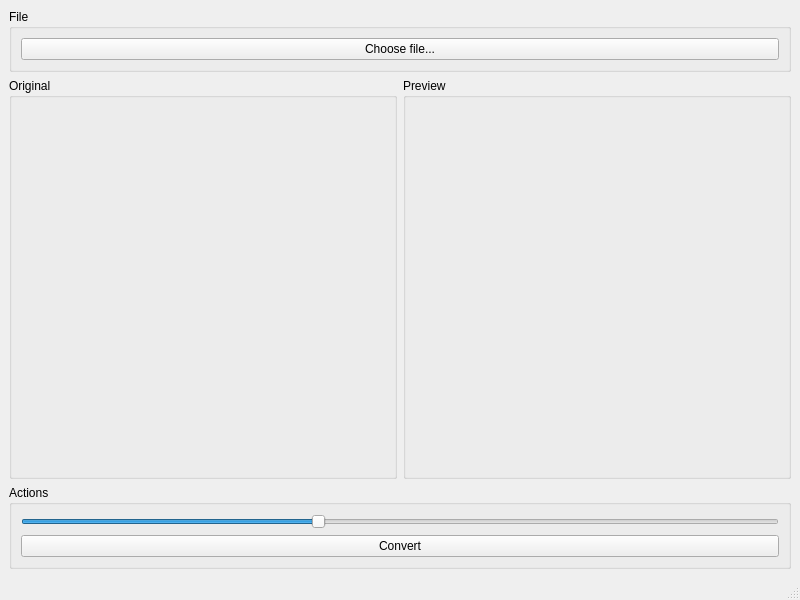
<?xml version="1.0" encoding="UTF-8"?>
<ui version="4.0">
 <class>MainWindow</class>
 <widget class="QMainWindow" name="MainWindow">
  <property name="geometry">
   <rect>
    <x>0</x>
    <y>0</y>
    <width>800</width>
    <height>600</height>
   </rect>
  </property>
  <property name="windowTitle">
   <string>EPAPER Image Converter</string>
  </property>
  <widget class="QWidget" name="centralwidget">
   <layout class="QVBoxLayout" name="verticalLayout">
    <item>
     <widget class="QGroupBox" name="groupBox_3">
      <property name="sizePolicy">
       <sizepolicy hsizetype="Preferred" vsizetype="Maximum">
        <horstretch>0</horstretch>
        <verstretch>0</verstretch>
       </sizepolicy>
      </property>
      <property name="title">
       <string>File</string>
      </property>
      <layout class="QGridLayout" name="gridLayout">
       <item row="0" column="0">
        <widget class="QPushButton" name="fileChooseButton">
         <property name="text">
          <string>Choose file...</string>
         </property>
         <property name="icon">
          <iconset resource="folder_icon.qrc">
           <normaloff>:/new/prefix1/folder_icon.png</normaloff>:/new/prefix1/folder_icon.png</iconset>
         </property>
        </widget>
       </item>
      </layout>
     </widget>
    </item>
    <item>
     <layout class="QHBoxLayout" name="horizontalLayout">
      <item>
       <widget class="QGroupBox" name="groupBox_2">
        <property name="title">
         <string>Original</string>
        </property>
        <layout class="QGridLayout" name="gridLayout_2">
         <item row="0" column="0">
          <widget class="QLabel" name="originalPicture">
           <property name="sizePolicy">
            <sizepolicy hsizetype="Preferred" vsizetype="Preferred">
             <horstretch>0</horstretch>
             <verstretch>0</verstretch>
            </sizepolicy>
           </property>
           <property name="text">
            <string/>
           </property>
          </widget>
         </item>
        </layout>
       </widget>
      </item>
      <item>
       <widget class="QGroupBox" name="groupBox">
        <property name="title">
         <string>Preview</string>
        </property>
        <layout class="QGridLayout" name="gridLayout_3">
         <item row="0" column="0">
          <widget class="QLabel" name="previewPicture">
           <property name="sizePolicy">
            <sizepolicy hsizetype="Preferred" vsizetype="Preferred">
             <horstretch>0</horstretch>
             <verstretch>0</verstretch>
            </sizepolicy>
           </property>
           <property name="text">
            <string/>
           </property>
          </widget>
         </item>
        </layout>
       </widget>
      </item>
     </layout>
    </item>
    <item>
     <widget class="QGroupBox" name="groupBox_4">
      <property name="sizePolicy">
       <sizepolicy hsizetype="Preferred" vsizetype="Maximum">
        <horstretch>0</horstretch>
        <verstretch>0</verstretch>
       </sizepolicy>
      </property>
      <property name="title">
       <string>Actions</string>
      </property>
      <layout class="QVBoxLayout" name="verticalLayout_2">
       <item>
        <widget class="QSlider" name="thresholdSlider">
         <property name="maximum">
          <number>256</number>
         </property>
         <property name="value">
          <number>100</number>
         </property>
         <property name="orientation">
          <enum>Qt::Horizontal</enum>
         </property>
        </widget>
       </item>
       <item>
        <widget class="QPushButton" name="convertButton">
         <property name="text">
          <string>Convert</string>
         </property>
        </widget>
       </item>
      </layout>
     </widget>
    </item>
   </layout>
  </widget>
  <widget class="QMenuBar" name="menubar">
   <property name="geometry">
    <rect>
     <x>0</x>
     <y>0</y>
     <width>800</width>
     <height>22</height>
    </rect>
   </property>
  </widget>
  <widget class="QStatusBar" name="statusbar"/>
 </widget>
 <resources>
  <include location="folder_icon.qrc"/>
 </resources>
 <connections/>
</ui>
